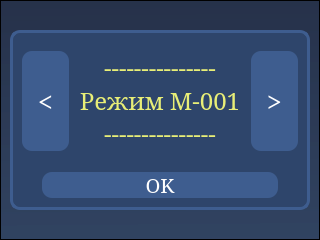
   <widget class="QFrame" name="load_file_layout">
    <property name="enabled">
     <bool>true</bool>
    </property>
    <property name="geometry">
     <rect>
      <x>0</x>
      <y>0</y>
      <width>320</width>
      <height>240</height>
     </rect>
    </property>
    <property name="styleSheet">
     <string notr="true">QFrame {
	background-color: qlineargradient(spread:reflect, x1:0.559, y1:1, x2:0.548, y2:0, stop:0 rgba(39, 58, 89, 200), stop:1 rgba(27, 39, 65, 200));
}</string>
    </property>
    <property name="frameShape">
     <enum>QFrame::StyledPanel</enum>
    </property>
    <property name="frameShadow">
     <enum>QFrame::Raised</enum>
    </property>
    <widget class="QFrame" name="load_file_frame">
     <property name="enabled">
      <bool>true</bool>
     </property>
     <property name="geometry">
      <rect>
       <x>10</x>
       <y>30</y>
       <width>300</width>
       <height>180</height>
      </rect>
     </property>
     <property name="layoutDirection">
      <enum>Qt::RightToLeft</enum>
     </property>
     <property name="styleSheet">
      <string notr="true">QFrame{
	background-color: rgb(46, 69, 107);
	border: 3px solid rgb(62, 93, 143);
	border-radius: 10px 
}
</string>
     </property>
     <property name="frameShape">
      <enum>QFrame::StyledPanel</enum>
     </property>
     <property name="frameShadow">
      <enum>QFrame::Raised</enum>
     </property>
     <layout class="QVBoxLayout" name="verticalLayout_20">
      <property name="spacing">
       <number>12</number>
      </property>
      <property name="sizeConstraint">
       <enum>QLayout::SetMinAndMaxSize</enum>
      </property>
      <item>
       <widget class="QFrame" name="select_load_file_frame">
        <property name="focusPolicy">
         <enum>Qt::NoFocus</enum>
        </property>
        <property name="contextMenuPolicy">
         <enum>Qt::NoContextMenu</enum>
        </property>
        <property name="styleSheet">
         <string notr="true">QFrame{
	background-color: rgba(0,0,0,0);
	border: 0px solid rgba(0,0,0,0)
}
</string>
        </property>
        <property name="frameShape">
         <enum>QFrame::StyledPanel</enum>
        </property>
        <property name="frameShadow">
         <enum>QFrame::Raised</enum>
        </property>
        <property name="midLineWidth">
         <number>0</number>
        </property>
        <layout class="QHBoxLayout" name="horizontalLayout_7">
         <property name="spacing">
          <number>9</number>
         </property>
         <property name="leftMargin">
          <number>0</number>
         </property>
         <property name="rightMargin">
          <number>0</number>
         </property>
         <item>
          <widget class="QPushButton" name="next_button">
           <property name="enabled">
            <bool>true</bool>
           </property>
           <property name="sizePolicy">
            <sizepolicy hsizetype="Ignored" vsizetype="Ignored">
             <horstretch>0</horstretch>
             <verstretch>0</verstretch>
            </sizepolicy>
           </property>
           <property name="minimumSize">
            <size>
             <width>1</width>
             <height>1</height>
            </size>
           </property>
           <property name="font">
            <font>
             <family>MS Serif</family>
             <pointsize>20</pointsize>
            </font>
           </property>
           <property name="focusPolicy">
            <enum>Qt::NoFocus</enum>
           </property>
           <property name="styleSheet">
            <string notr="true">QPushButton {
	background-color: rgb(62, 93, 143);
	border: none;
	border-radius: 10px;
	color: white
}

QPushButton:pressed{
	background-color: rgb(84, 126, 193);
}</string>
           </property>
           <property name="text">
            <string>&gt;</string>
           </property>
           <property name="iconSize">
            <size>
             <width>0</width>
             <height>45</height>
            </size>
           </property>
          </widget>
         </item>
         <item>
          <widget class="QLabel" name="load_file_label">
           <property name="enabled">
            <bool>true</bool>
           </property>
           <property name="minimumSize">
            <size>
             <width>164</width>
             <height>0</height>
            </size>
           </property>
           <property name="maximumSize">
            <size>
             <width>164</width>
             <height>16777215</height>
            </size>
           </property>
           <property name="font">
            <font>
             <family>MS Serif</family>
             <pointsize>18</pointsize>
            </font>
           </property>
           <property name="styleSheet">
            <string notr="true">QLabel{
	background-color: none;
	font-size: 18pt;
	color: rgb(232, 238, 119);
	border: none
}
</string>
           </property>
           <property name="text">
            <string>---------------
Режим M-001
---------------</string>
           </property>
           <property name="alignment">
            <set>Qt::AlignCenter</set>
           </property>
          </widget>
         </item>
         <item>
          <widget class="QPushButton" name="previous_button">
           <property name="enabled">
            <bool>true</bool>
           </property>
           <property name="sizePolicy">
            <sizepolicy hsizetype="Ignored" vsizetype="Ignored">
             <horstretch>0</horstretch>
             <verstretch>0</verstretch>
            </sizepolicy>
           </property>
           <property name="minimumSize">
            <size>
             <width>1</width>
             <height>1</height>
            </size>
           </property>
           <property name="font">
            <font>
             <family>MS Serif</family>
             <pointsize>20</pointsize>
            </font>
           </property>
           <property name="focusPolicy">
            <enum>Qt::NoFocus</enum>
           </property>
           <property name="styleSheet">
            <string notr="true">QPushButton {
	background-color: rgb(62, 93, 143);
	border: none;
	border-radius: 10px;
	color: white
}

QPushButton:pressed{
	background-color: rgb(84, 126, 193);
}</string>
           </property>
           <property name="text">
            <string>&lt;</string>
           </property>
           <property name="iconSize">
            <size>
             <width>0</width>
             <height>45</height>
            </size>
           </property>
          </widget>
         </item>
        </layout>
       </widget>
      </item>
      <item>
       <widget class="QFrame" name="decor_load_frame">
        <property name="styleSheet">
         <string notr="true">QFrame{
	background-color: rgba(0,0,0,0);
	border: 0px solid rgba(0,0,0,0)
}
</string>
        </property>
        <property name="frameShape">
         <enum>QFrame::StyledPanel</enum>
        </property>
        <property name="frameShadow">
         <enum>QFrame::Raised</enum>
        </property>
        <layout class="QHBoxLayout" name="horizontalLayout_9">
         <property name="spacing">
          <number>0</number>
         </property>
         <property name="leftMargin">
          <number>0</number>
         </property>
         <property name="topMargin">
          <number>0</number>
         </property>
         <property name="rightMargin">
          <number>0</number>
         </property>
         <property name="bottomMargin">
          <number>0</number>
         </property>
         <item>
          <widget class="QFrame" name="decor_4">
           <property name="maximumSize">
            <size>
             <width>10</width>
             <height>16777215</height>
            </size>
           </property>
           <property name="frameShape">
            <enum>QFrame::StyledPanel</enum>
           </property>
           <property name="frameShadow">
            <enum>QFrame::Raised</enum>
           </property>
          </widget>
         </item>
         <item>
          <widget class="QPushButton" name="ok_button_load">
           <property name="enabled">
            <bool>true</bool>
           </property>
           <property name="sizePolicy">
            <sizepolicy hsizetype="Ignored" vsizetype="Ignored">
             <horstretch>0</horstretch>
             <verstretch>0</verstretch>
            </sizepolicy>
           </property>
           <property name="minimumSize">
            <size>
             <width>1</width>
             <height>1</height>
            </size>
           </property>
           <property name="maximumSize">
            <size>
             <width>236</width>
             <height>16777215</height>
            </size>
           </property>
           <property name="font">
            <font>
             <family>MS Serif</family>
             <pointsize>15</pointsize>
            </font>
           </property>
           <property name="focusPolicy">
            <enum>Qt::NoFocus</enum>
           </property>
           <property name="styleSheet">
            <string notr="true">QPushButton {
	background-color: rgb(62, 93, 143);
	border: none;
	border-radius: 10px;
	color: white
}

QPushButton:pressed{
	background-color: rgb(84, 126, 193);
}</string>
           </property>
           <property name="text">
            <string>OK</string>
           </property>
           <property name="iconSize">
            <size>
             <width>0</width>
             <height>45</height>
            </size>
           </property>
          </widget>
         </item>
         <item>
          <widget class="QFrame" name="decor_3">
           <property name="maximumSize">
            <size>
             <width>10</width>
             <height>16777215</height>
            </size>
           </property>
           <property name="frameShape">
            <enum>QFrame::StyledPanel</enum>
           </property>
           <property name="frameShadow">
            <enum>QFrame::Raised</enum>
           </property>
          </widget>
         </item>
        </layout>
       </widget>
      </item>
     </layout>
    </widget>
   </widget>
